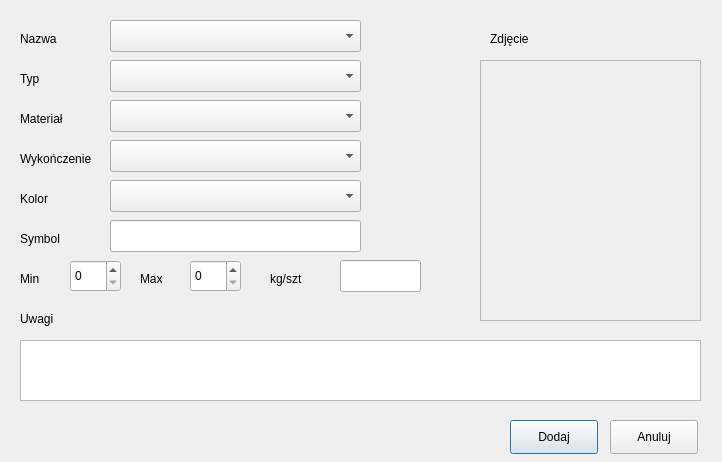
<?xml version="1.0" encoding="UTF-8"?>
<ui version="4.0">
 <class>Product</class>
 <widget class="QDialog" name="Product">
  <property name="geometry">
   <rect>
    <x>0</x>
    <y>0</y>
    <width>722</width>
    <height>462</height>
   </rect>
  </property>
  <property name="windowTitle">
   <string>Dialog</string>
  </property>
  <widget class="QComboBox" name="productCB">
   <property name="geometry">
    <rect>
     <x>110</x>
     <y>20</y>
     <width>251</width>
     <height>32</height>
    </rect>
   </property>
  </widget>
  <widget class="QLabel" name="label">
   <property name="geometry">
    <rect>
     <x>20</x>
     <y>30</y>
     <width>71</width>
     <height>18</height>
    </rect>
   </property>
   <property name="text">
    <string>Nazwa</string>
   </property>
  </widget>
  <widget class="QLabel" name="label_2">
   <property name="geometry">
    <rect>
     <x>20</x>
     <y>70</y>
     <width>58</width>
     <height>18</height>
    </rect>
   </property>
   <property name="text">
    <string>Typ</string>
   </property>
  </widget>
  <widget class="QComboBox" name="typeCB">
   <property name="geometry">
    <rect>
     <x>110</x>
     <y>60</y>
     <width>251</width>
     <height>32</height>
    </rect>
   </property>
  </widget>
  <widget class="QLabel" name="label_3">
   <property name="geometry">
    <rect>
     <x>20</x>
     <y>110</y>
     <width>58</width>
     <height>18</height>
    </rect>
   </property>
   <property name="text">
    <string>Materiał</string>
   </property>
  </widget>
  <widget class="QComboBox" name="materialCB">
   <property name="geometry">
    <rect>
     <x>110</x>
     <y>100</y>
     <width>251</width>
     <height>32</height>
    </rect>
   </property>
  </widget>
  <widget class="QLabel" name="label_4">
   <property name="geometry">
    <rect>
     <x>20</x>
     <y>150</y>
     <width>81</width>
     <height>18</height>
    </rect>
   </property>
   <property name="text">
    <string>Wykończenie</string>
   </property>
  </widget>
  <widget class="QComboBox" name="finishCB">
   <property name="geometry">
    <rect>
     <x>110</x>
     <y>140</y>
     <width>251</width>
     <height>32</height>
    </rect>
   </property>
  </widget>
  <widget class="QLabel" name="label_5">
   <property name="geometry">
    <rect>
     <x>20</x>
     <y>190</y>
     <width>58</width>
     <height>18</height>
    </rect>
   </property>
   <property name="text">
    <string>Kolor</string>
   </property>
  </widget>
  <widget class="QComboBox" name="colorCB">
   <property name="geometry">
    <rect>
     <x>110</x>
     <y>180</y>
     <width>251</width>
     <height>32</height>
    </rect>
   </property>
  </widget>
  <widget class="QLabel" name="label_6">
   <property name="geometry">
    <rect>
     <x>20</x>
     <y>230</y>
     <width>58</width>
     <height>18</height>
    </rect>
   </property>
   <property name="text">
    <string>Symbol</string>
   </property>
  </widget>
  <widget class="QLineEdit" name="symbol">
   <property name="geometry">
    <rect>
     <x>110</x>
     <y>220</y>
     <width>251</width>
     <height>32</height>
    </rect>
   </property>
  </widget>
  <widget class="QLabel" name="label_7">
   <property name="geometry">
    <rect>
     <x>20</x>
     <y>270</y>
     <width>58</width>
     <height>18</height>
    </rect>
   </property>
   <property name="text">
    <string>Min</string>
   </property>
  </widget>
  <widget class="QLabel" name="label_8">
   <property name="geometry">
    <rect>
     <x>140</x>
     <y>270</y>
     <width>58</width>
     <height>18</height>
    </rect>
   </property>
   <property name="text">
    <string>Max</string>
   </property>
  </widget>
  <widget class="QSpinBox" name="minQt">
   <property name="geometry">
    <rect>
     <x>70</x>
     <y>260</y>
     <width>51</width>
     <height>32</height>
    </rect>
   </property>
  </widget>
  <widget class="QSpinBox" name="maxQt">
   <property name="geometry">
    <rect>
     <x>190</x>
     <y>260</y>
     <width>51</width>
     <height>32</height>
    </rect>
   </property>
  </widget>
  <widget class="QLabel" name="label_9">
   <property name="geometry">
    <rect>
     <x>20</x>
     <y>310</y>
     <width>58</width>
     <height>18</height>
    </rect>
   </property>
   <property name="text">
    <string>Uwagi</string>
   </property>
  </widget>
  <widget class="QLabel" name="label_10">
   <property name="geometry">
    <rect>
     <x>270</x>
     <y>270</y>
     <width>58</width>
     <height>18</height>
    </rect>
   </property>
   <property name="text">
    <string>kg/szt</string>
   </property>
  </widget>
  <widget class="QLineEdit" name="qtPerKg">
   <property name="geometry">
    <rect>
     <x>340</x>
     <y>260</y>
     <width>81</width>
     <height>32</height>
    </rect>
   </property>
  </widget>
  <widget class="QLabel" name="label_11">
   <property name="geometry">
    <rect>
     <x>490</x>
     <y>30</y>
     <width>58</width>
     <height>18</height>
    </rect>
   </property>
   <property name="text">
    <string>Zdjęcie</string>
   </property>
  </widget>
  <widget class="QFrame" name="frame">
   <property name="geometry">
    <rect>
     <x>480</x>
     <y>60</y>
     <width>221</width>
     <height>261</height>
    </rect>
   </property>
   <property name="frameShape">
    <enum>QFrame::StyledPanel</enum>
   </property>
   <property name="frameShadow">
    <enum>QFrame::Raised</enum>
   </property>
  </widget>
  <widget class="QTextEdit" name="comments">
   <property name="geometry">
    <rect>
     <x>20</x>
     <y>340</y>
     <width>681</width>
     <height>61</height>
    </rect>
   </property>
  </widget>
  <widget class="QPushButton" name="addButton">
   <property name="geometry">
    <rect>
     <x>510</x>
     <y>420</y>
     <width>88</width>
     <height>34</height>
    </rect>
   </property>
   <property name="text">
    <string>Dodaj</string>
   </property>
  </widget>
  <widget class="QPushButton" name="cancelButton">
   <property name="geometry">
    <rect>
     <x>610</x>
     <y>420</y>
     <width>88</width>
     <height>34</height>
    </rect>
   </property>
   <property name="text">
    <string>Anuluj</string>
   </property>
  </widget>
 </widget>
 <resources/>
 <connections/>
</ui>
